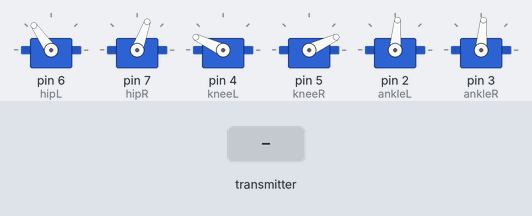
A sketch run on a simulated Arduino Uno, built with avr-gcc and run on an emulated ATmega328P. On the bench: 6 × servo. The test bench sets the inputs (shaded band). No radio packets arrive unless stated; what the sketch prints to the serial monitor is not drawn.

Above: at 2.2 s.
2.3 s: the transmitter starts sending text.0 = 1023
4.2 s: the transmitter starts sending text.1 = 1023
At 4.21 s:
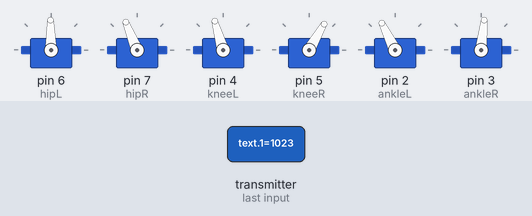
7.2 s: the transmitter starts sending text.2 = 1023
At 8.5 s:
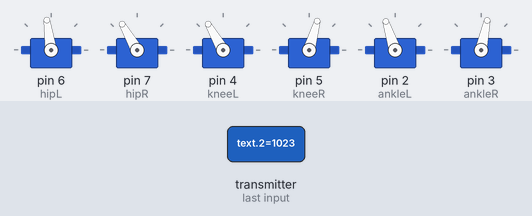
10.2 s: the transmitter starts sending text.3 = 1023
12.1 s: the transmitter starts sending text.2 = 0
At 12.33 s:
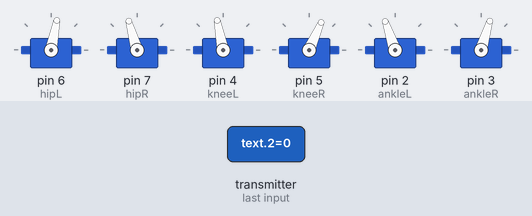
15.1 s: the transmitter starts sending text.0 = 0
At 15.26 s:
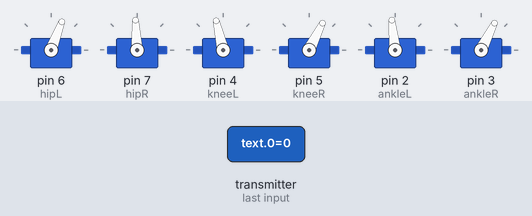
Timing chart, 0 to 18.1 s (numbered marks = the images above; inputs shaded):
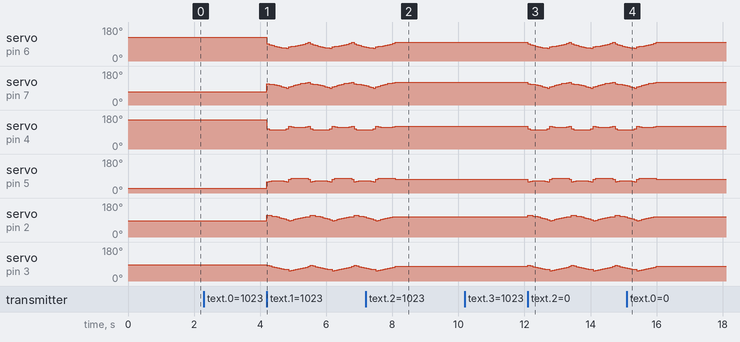

The sketch:

humanoid_robot.ino
```cpp
#include <Servo.h>
#include "constants.h"
#include <SPI.h>
#include "printf.h"
#include "RF24.h"

RF24 radio(9, 8); // CE, CSN
char s = 'a';

const byte address[6] = "00001";

Servo hipL;
Servo hipR;
Servo kneeL;
Servo kneeR;
Servo ankleL;
Servo ankleR;

void updateServoPos(int target1, int target2, int target3, char leg){
  if (leg == 'l'){
    hipL.write(hipLOffset - target1);
    kneeL.write(kneeLOffset - target2);
    ankleL.write(2*ankleLOffset - target3);
  }
  else if (leg == 'r'){
    hipR.write(hipROffset + target1);
    kneeR.write(kneeROffset + target2);
    ankleR.write(target3);
  }
}

void pos(float x, float z, char leg){
  float hipRad2 = atan(x/z);
  float hipDeg2 = hipRad2 * (180/PI);

  float z2 = z/cos(hipRad2);

  float hipRad1 = acos((sq(l1) + sq(z2) - sq(l2))/(2*l1*z2));
  float hipDeg1 = hipRad1 * (180/PI);

  float kneeRad = PI - acos((sq(l1) + sq(l2) - sq(z2))/(2*l1*l2));

  float ankleRad = PI/2 + hipRad2 - acos((sq(l2) + sq(z2) - sq(l1))/(2*l2*z2));

  float hipDeg = hipDeg1 + hipDeg2;
  float kneeDeg = kneeRad * (180/PI);
  float ankleDeg = ankleRad * (180/PI);


  updateServoPos(hipDeg, kneeDeg, ankleDeg, leg);
}

void takeStep(float stepLength, int stepVelocity){
  for (float i = stepLength; i >= -stepLength; i-=0.5){
    if (radio.available()) {
      char text[4] = "";
      radio.read(&text, sizeof(text));

      if (strlen(text) == 4) {
        Serial.println("stop");
        hipL.write(125);
        kneeL.write(kneeLOffset);
        ankleL.write(ankleLOffset);

        hipR.write(70);
        kneeR.write(kneeROffset);
        ankleR.write(ankleROffset);

      }

    }

    pos(i, stepHeight, 'r');
    pos(-i, stepHeight - stepClearance, 'l');
    delay(stepVelocity);


  }

  for (float i = stepLength; i >= -stepLength; i-=0.5){

    if (radio.available()) {
      char text[4] = "";
      radio.read(&text, sizeof(text));

      if (strlen(text) == 4) {
        Serial.println("stop");
        hipL.write(125);
        kneeL.write(kneeLOffset);
        ankleL.write(ankleLOffset);

        hipR.write(70);
        kneeR.write(kneeROffset);
        ankleR.write(ankleROffset);

      }

    }

    pos(-i, stepHeight - stepClearance, 'r');
    pos(i, stepHeight, 'l');
    delay(stepVelocity);
  }

}

// initialiser
void initialize(){
  for (float i = 10.7; i >= stepHeight; i-=0.1){
    pos(0, i, 'l');
    pos(0, i, 'r');
  }
}

void setup() {
  // put your setup code here, to run once:
  Serial.begin(9600);
  hipL.attach(6);
  hipR.attach(7);
  kneeL.attach(4);
  kneeR.attach(5);
  ankleL.attach(2);
  ankleR.attach(3);

  hipL.write(125);
  kneeL.write(kneeLOffset);
  ankleL.write(ankleLOffset);

  hipR.write(70);
  kneeR.write(kneeROffset);
  ankleR.write(ankleROffset);

  radio.begin();
  radio.openReadingPipe(0, address);
  radio.setPALevel(RF24_PA_MIN);
  radio.startListening();

  delay(1000);


}

void loop() {

  if (radio.available()) {
    char text[4] = "";
    radio.read(&text, sizeof(text));
    Serial.println(text);

    if (strlen(text) == 4) {
      Serial.println("no");
      hipL.write(125);
      kneeL.write(kneeLOffset);
      ankleL.write(ankleLOffset);

      hipR.write(70);
      kneeR.write(kneeROffset);
      ankleR.write(ankleROffset);

    } else if (strlen(text) == 2) {
      Serial.println("ok");
      takeStep(2,70);
    }

  }


}
```

constants.h
```cpp
#define hipLOffset 105
#define kneeLOffset 155
#define ankleLOffset 85
#define hipROffset 82
#define kneeROffset 25
#define ankleROffset 85

#define l1 5
#define l2 5.7

#define stepClearance 0.5
#define stepHeight 10
```

Measured:
- after the input at 2.3 s, every drawn part: stays the same
- after the input at 7.2 s, servo on pin 6 (hipL): goes on until 8.1 s, then stays 98°; servo on pin 7 (hipR), servo on pin 4 (kneeL): goes on until 8.1 s, then stays 120°; servo on pin 5 (kneeR): goes on until 8.1 s, then stays 74°; servo on pin 2 (ankleL): goes on until 8.1 s, then stays 108°; servo on pin 3 (ankleR): goes on until 8.1 s, then stays 78°
- after the input at 10.2 s, every drawn part: stays the same
- after the input at 15.1 s, servo on pin 6 (hipL): goes on until 16.0 s, then stays 98°; servo on pin 7 (hipR): goes on until 16.0 s, then stays 120°
